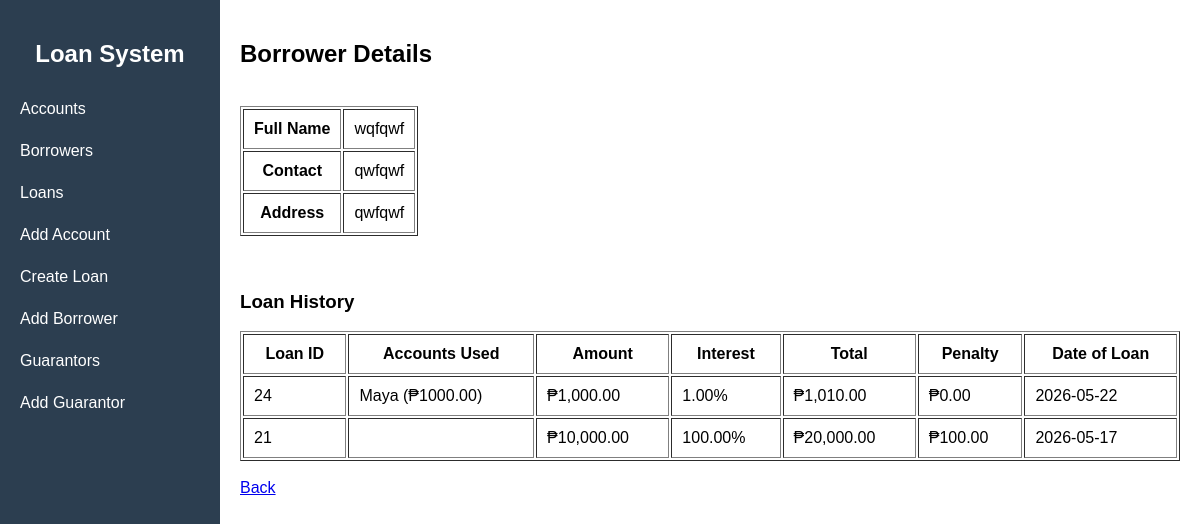
Page /public/index.php?url=borrower/details/6 (signed in) on the committed database.
### tables this page shows
CREATE TABLE `borrowers` (
  `id` int(11) NOT NULL,
  `fullname` varchar(100) DEFAULT NULL,
  `contact` varchar(20) DEFAULT NULL,
  `address` text DEFAULT NULL,
  `created_at` timestamp NOT NULL DEFAULT current_timestamp()
);

CREATE TABLE `loans` (
  `id` int(11) NOT NULL,
  `borrower_name` varchar(100) DEFAULT NULL,
  `amount` decimal(10,2) DEFAULT NULL,
  `interest` decimal(10,2) DEFAULT NULL,
  `total` decimal(10,2) DEFAULT NULL,
  `status` varchar(20) DEFAULT 'active',
  `created_at` timestamp NOT NULL DEFAULT current_timestamp(),
  `borrower_id` int(11) DEFAULT NULL,
  `account_id` int(11) DEFAULT NULL,
  `guarantor_id` int(11) DEFAULT NULL,
  `borrowed_date` date DEFAULT NULL,
  `due_date` date DEFAULT NULL,
  `is_deleted` tinyint(1) DEFAULT 0
);

### app/controllers/BorrowerController.php (called while the page is built, shortened)
<?php
require_once "../app/models/Borrower.php";
class BorrowerController {
    private $borrower;
    public function __construct() {
        $this->borrower = new Borrower();
    }
public function details($id) {
    $borrower = $this->borrower->getById($id);
    $loans = $this->borrower->getLoans($id);
    require "../app/views/borrowers/details.php";
}
}

### core/App.php (called while the page is built, shortened)
<?php
class App {
    protected $method = "index";
    public function __construct() {
        $url = $this->parseUrl();
        if (isset($url[0])) {
            $controllerName = ucfirst($url[0]) . "Controller";
            $controllerFile = "../app/controllers/" . $controllerName . ".php";
            if (file_exists($controllerFile)) {
                unset($url[0]);
            }
        }
        $this->controller = new $this->controller;
        if (isset($url[1]) && method_exists($this->controller, $url[1])) {
            $this->method = $url[1];
            unset($url[1]);
        }
        $params = $url ? array_values($url) : [];
        call_user_func_array([$this->controller, $this->method], $params);
    }
    public function parseUrl() {
        if (isset($_GET['url']) && !empty($_GET['url'])) {
            return explode("/", filter_var(rtrim($_GET['url'], "/"), FILTER_SANITIZE_URL));
        }
        return [];
    }
}

### public/index.php (called while the page is built)
<?php
require_once "../core/App.php";
$app = new App();

### core/Model.php (called while the page is built, shortened)
<?php
require_once __DIR__ . '/../config/database.php';
class Model {
    public function __construct() {
        $db = new Database();
        $this->conn = $db->connect();
    }
}

### config/database.php (called while the page is built, shortened)
<?php
class Database {
    private $host = "localhost";
    private $db_name = "loan_db";
    private $username = "root";
    private $password = "";
    public function connect() {
        $this->conn = null;
        try {
            $this->conn = new PDO(
                "mysql:host={$this->host};port=3307;dbname={$this->db_name}",
                $this->username,
                $this->password
            );
            $this->conn->setAttribute(PDO::ATTR_ERRMODE, PDO::ERRMODE_EXCEPTION);
        } catch (PDOException $e) {
            die("Connection failed: " . $e->getMessage());
        }
        return $this->conn;
    }
}

### app/models/Borrower.php (called while the page is built, shortened)
<?php
require_once "../core/Model.php";
class Borrower extends Model {
    public function getById($id) {
    $stmt = $this->conn->prepare("
        SELECT * FROM borrowers WHERE id = ?
    ");
    $stmt->execute([$id]);
    return $stmt->fetch(PDO::FETCH_ASSOC);
}
public function getLoans($borrower_id) {
    $stmt = $this->conn->prepare("
      SELECT
    loans.*,
    COALESCE(
        GROUP_CONCAT(
            CONCAT(
                accounts.account_name,
                ' (₱', loan_accounts.amount, ')'
            )
            SEPARATOR ', '
        ),
        ''
    ) AS account_names,
    COALESCE(p.total_penalty, 0) AS total_penalty
FROM loans
LEFT JOIN loan_accounts
    ON loans.id = loan_accounts.loan_id
LEFT JOIN accounts
    ON loan_accounts.account_id = accounts.id
LEFT JOIN (
    SELECT loan_id, SUM(amount) AS total_penalty
    FROM penalties
    GROUP BY loan_id
) p ON loans.id = p.loan_id
WHERE loans.borrower_id = ?
GROUP BY loans.id
ORDER BY loans.id DESC
    ");
    $stmt->execute([$borrower_id]);
    return $stmt->fetchAll(PDO::FETCH_ASSOC);
}
}

### app/views/borrowers/details.php (the view, shortened to what this page needs)
<?php include __DIR__ . "/../layouts/sidebar.php"; ?>
<h2>Borrower Details</h2>
<br>
<table border="1" cellpadding="10">
    <tr>
        <th>Full Name</th>
        <td><?= $borrower['fullname'] ?></td>
    </tr>
    <tr>
        <th>Contact</th>
        <td><?= $borrower['contact'] ?></td>
    </tr>
    <tr>
        <th>Address</th>
        <td><?= $borrower['address'] ?></td>
    </tr>
</table>
<br><br>
<h3>Loan History</h3>
<table border="1" cellpadding="10" width="100%">
    <tr>
    <th>Loan ID</th>
    <th>Accounts Used</th>
    <th>Amount</th>
    <th>Interest</th>
    <th>Total</th>
    <th>Penalty</th>
    <th>Date of Loan</th>
</tr>
    <?php if (!empty($loans)): ?>
        <?php foreach ($loans as $loan): ?>
      <tr>
    <td><?= $loan['id'] ?></td>
    <td><?= $loan['account_names'] ?></td>
    <td>₱<?= number_format($loan['amount'], 2) ?></td>
    <td><?= $loan['interest'] ?>%</td>
    <td>₱<?= number_format($loan['total'], 2) ?></td>
    <td>₱<?= number_format($loan['total_penalty'], 2) ?></td>
    <td><?= $loan['borrowed_date'] ?></td>
</tr>
        <?php endforeach; ?>
    <?php endif; ?>
</table>
<br>
<a href="/LoanManagement/public/index.php?url=borrower/index">
    Back
</a>
<?php include __DIR__ . "/../layouts/footer.php"; ?>

### rows in the picture
borrowers: fullname "wqfqwf", contact "qwfqwf", address "qwfqwf"
loans: id "24", account_names "Maya (₱1000.00)", amount "1,000.00", interest "1.00", total "1,010.00", total_penalty "0.00", borrowed_date "2026-05-22"
loans: id "21", amount "10,000.00", interest "100.00", total "20,000.00", total_penalty "100.00", borrowed_date "2026-05-17"
